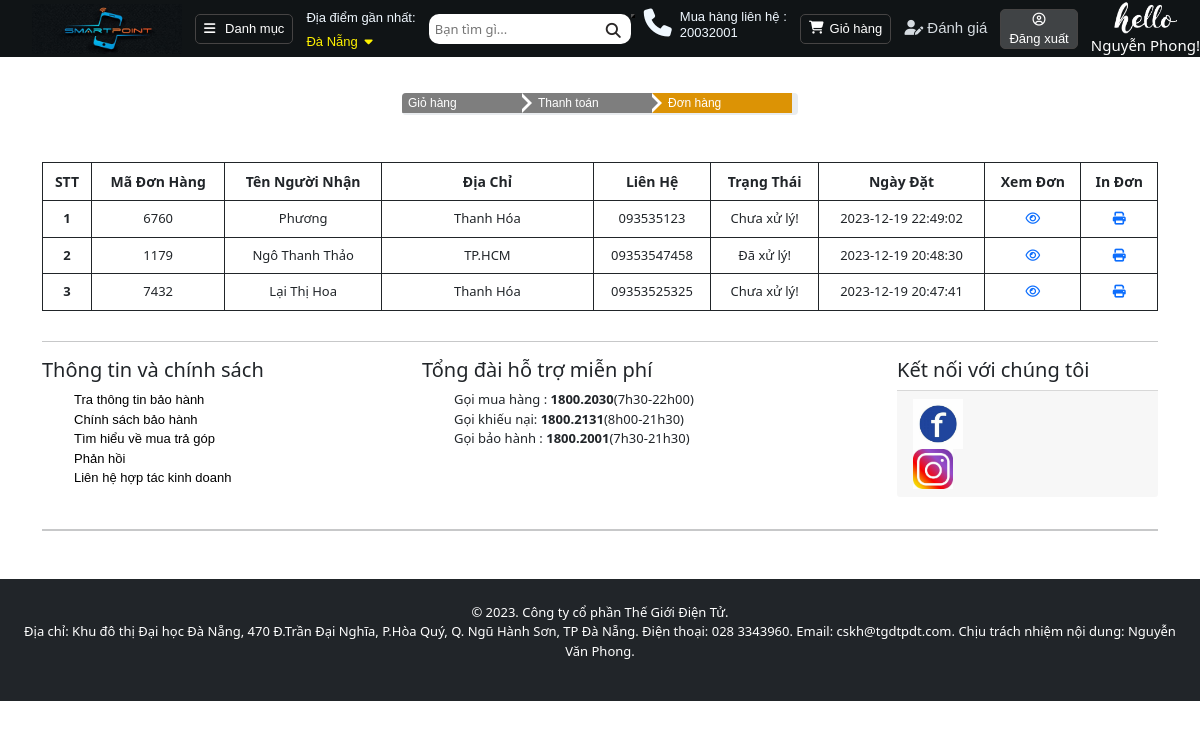
Page /trangChu/gioHang1.php (signed in) on the committed database.
### tables this page shows
CREATE TABLE `order` (
  `id` int(11) NOT NULL,
  `userid` int(11) NOT NULL,
  `tenNguoiNhan` varchar(100) NOT NULL,
  `sdtNguoiNhan` varchar(11) NOT NULL,
  `diaChi` varchar(200) NOT NULL,
  `ghiChu` varchar(200) NOT NULL,
  `ppThanhToan` varchar(100) NOT NULL,
  `ngayDat` text NOT NULL,
  `code_ord` varchar(10) NOT NULL,
  `trangThai` int(11) NOT NULL
);

### trangChu/gioHang1.php (the view, shortened to what this page needs)
<!DOCTYPE html>
<html lang="en">
<head>
  <link href="css/bootstrap.css" rel="stylesheet">
  <link rel="stylesheet" href="https://cdnjs.cloudflare.com/ajax/libs/font-awesome/6.4.0/css/all.min.css">
  <link rel="stylesheet" href="style.css">
  <link rel="stylesheet" href="thanhchuyenhuong.css">
</head>
<body>
      <?php include("menu.php");
      ?><br>
      <div class="container" style="width: 420px; height: 50px">
    <ul class="progress" style="height: 22px">
      <li ><a href="cart.php">Giỏ hàng</a></li>
      <li class="beforeactive"><a href="thanhToan.php">Thanh toán</a></li>
      <li class="active"><a href="gioHang1.php">Đơn hàng</a></li>
    </ul>
  </div><br>
<div class="container">
      <table class="table table-bordered border-dark">
        <thead>
          <tr style="font-size:14px;text-align: center;">
            <th scope="col">STT</th>
            <th scope="col">Mã Đơn Hàng</th>
            <th scope="col">Tên Người Nhận</th>
            <th scope="col">Địa Chỉ</th>
            <th scope="col">Liên Hệ</th>
            <th scope="col">Trạng Thái</th>
            <th scope="col">Ngày Đặt</th>
            <th scope="col">Xem Đơn</th>
            <th scope="col">In Đơn</th>
          </tr>
        </thead>
        <?php
          if (empty($_SESSION['id_us'])) {
          }else {
             $id_us=$_SESSION['id_us'];
              $sql = "SELECT * FROM `order`, `users1` WHERE order.userid = users1.us_id
              AND order.userid = $id_us ORDER BY order.id DESC";
              $result=mysqli_query($conn, $sql);
          $i=0;
          while ($row= mysqli_fetch_array($result)) {
          $i++;
        ?>
      <tbody>
        <tr style="font-size:13px;text-align: center;">
          <th scope="row"><?php echo $i ?></th>
          <td><?php echo $row['code_ord']?></td>
          <td><?php echo $row['tenNguoiNhan']?></td>
          <td style="height: 19%; width: 19%;"><?php echo $row['diaChi']?></td>
          <td><?php echo $row['sdtNguoiNhan']?></td>
          <td>
            <?php
              if ($row['trangThai'] == 1) {
                echo "Chưa xử lý!";
              }else {
                echo "Đã xử lý!";
              }
            ?>
          </td>
          <td><?php echo $row['ngayDat']?></td>
          <td><a href="xemDon.php?code_sp=<?php echo $row['code_ord']?>"><i class="fa-regular fa-eye"></i></a></td>
          <td><a href="inDon.php?code_sp=<?php echo $row['code_ord']?>"><i class="fa-solid fa-print"></i></a></td>
        </tr>
      </tbody>
  <?php  }} ?>
        </table>
        </div>
      <footer class="site-footer">
        <div class="container">
          <hr>
          <div class="row">
            <div class="col-xs-4 col-md-4">
              <h5>Thông tin và chính sách</h5>
              <ul id="phong2" class="footer-links">
                <li><a href="index.php">Tra thông tin bảo hành</a></li>
                <li><a href="index.php">Chính sách bảo hành</a></li>
                <li><a href="index.php">Tìm hiểu về mua trả góp</a></li>
                <li><a href="index.php">Phản hồi</a></li>
                <li><a href="index.php">Liên hệ hợp tác kinh doanh</a></li>
              </ul>
            </div>
            <div class="col-xs-5 col-md-5">
              <h5>Tổng đài hỗ trợ miễn phí</h5>
              <ul class="footer-links">
                <li>Gọi mua hàng : <b>1800.2030</b>(7h30-22h00)</li>
                <li>Gọi khiếu nại: <b>1800.2131</b>(8h00-21h30)</li>
                <li>Gọi bảo hành : <b>1800.2001</b>(7h30-21h30)</li>
              </ul>
            </div>
            <div class="col-xs-3 col-md-3">
              <h5>Kết nối với chúng tôi</h5>
              <ul class="card-footer">
                <li><a href="https://www.facebook.com/profile.php?id=100042451724218"><img style="height: 50px; width: 50px;" src="image/faceb.jpg" alt=""></a></li>
                <li><a href="https://www.instagram.com/phongnguyen8761/" ><img style="height: 40px; width: 40px;" src="image/insta.jpg" alt=""></a></li>
              </ul>
            </div>
          </div>
          <hr>
        </div>
    </footer>
    <div class="mt-5 p-4 bg-dark text-white text-center">
      <p>© 2023. Công ty cổ phần Thế Giới Điện Tử. <br>
        Địa chỉ: Khu đô thị Đại học Đà Nẵng, 470 Đ.Trần Đại Nghĩa, P.Hòa Quý, Q. Ngũ Hành Sơn, TP Đà Nẵng. Điện thoại: 028 3343960. Email: cskh@tgdtpdt.com. Chịu trách nhiệm nội dung: Nguyễn Văn Phong.</p>
    </div>
</body>
</html>

### trangChu/style.css (style rules this page uses)
li > a { color: black; text-decoration: none; }
li { list-style-type: none; }
.card-footer { border-radius: 9px; }
.site-footer { margin-top: 30px; }
.site-footer hr { height: 1.5px; }

### trangChu/thanhchuyenhuong.css (style rules this page uses)
body { font-family: 'Segoe UI'; font-size: 13px; }
ul.progress li.active { background-color: #dc9305; }
ul.progress li { background-color: #7e7e7e; }
ul.progress { list-style: none; margin: 0; padding: 0; }
ul.progress li { float: left; line-height: 20px; height: 20px; min-width: 130px; position: relative; }
ul.progress li:after { content: ''; position: absolute; width: 0; height: 0; right: 4px; border-style: solid; border-width: 10px 0 10px 10px; border-color: transparent transparent transparent #7e7e7e; }
ul.progress li:before { content: ''; position: absolute; width: 0; height: 0; right: 0px; border-style: solid; border-width: 10px 0 10px 10px; border-color: transparent transparent transparent #fff; }
ul.progress li.beforeactive:before { background-color: #dc9305; }
ul.progress li.active:before { background-color: #7e7e7e; }
ul.progress li.active:after { border-color: transparent transparent transparent #dc9305; }
ul.progress li:last-child:after, ul.progress li:last-child:before { border: 0; }
ul.progress li a { padding: 0px 0px 0px 6px; color: #FFF; text-decoration: none; }

### trangChu/styleMenu.css (style rules this page uses)
* { margin: 0; padding: 0; box-sizing: border-box; }
a { text-decoration: none; font-family: Arial, Helvetica, sans-serif; }
ul { list-style: none; }

### rows in the picture
order: code_ord "6760", tenNguoiNhan "Phương", diaChi "Thanh Hóa", sdtNguoiNhan "093535123", trangThai "Chưa xử lý!", ngayDat "2023-12-19 22:49:02"
order: code_ord "1179", tenNguoiNhan "Ngô Thanh Thảo", diaChi "TP.HCM", sdtNguoiNhan "09353547458", trangThai "Đã xử lý!", ngayDat "2023-12-19 20:48:30"
order: code_ord "7432", tenNguoiNhan "Lại Thị Hoa", diaChi "Thanh Hóa", sdtNguoiNhan "09353525325", trangThai "Chưa xử lý!", ngayDat "2023-12-19 20:47:41"

### other values in the picture
$_SESSION["name"] "Nguyễn Phong"
